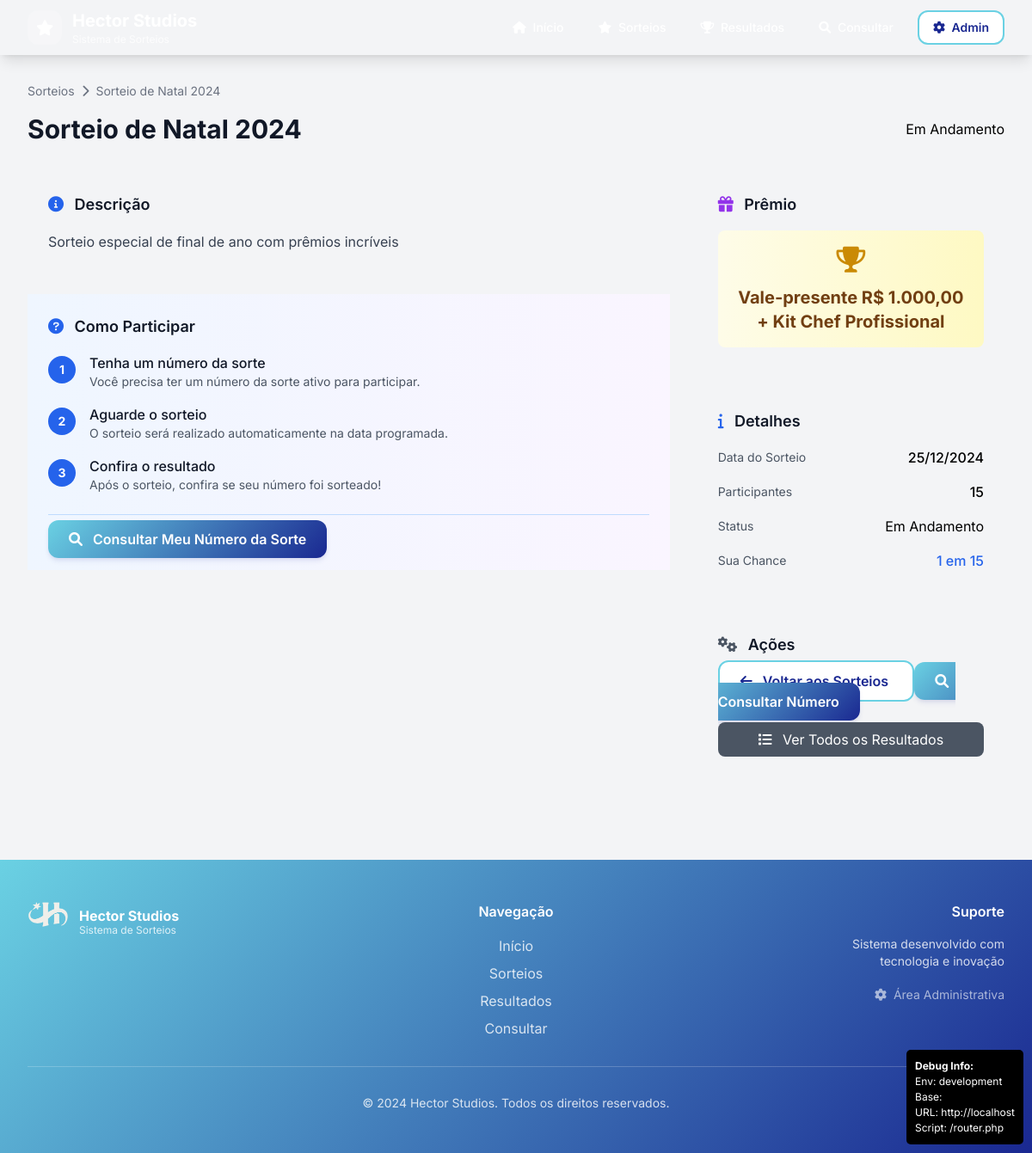
The page /sorteios/1 on the database its author committed.
### tables this page shows
CREATE TABLE IF NOT EXISTS sorteios (
  id                 BIGINT AUTO_INCREMENT PRIMARY KEY,
  titulo             VARCHAR(255) NOT NULL,
  descricao          TEXT,
  data_sorteio       DATE NOT NULL,
  premio             TEXT,
  status             ENUM('agendado', 'realizado', 'cancelado') DEFAULT 'agendado',
  numero_sorteado    INT,
  vencedor_id        BIGINT,
  total_participantes INT DEFAULT 0,
  criado_por         BIGINT,  
  created_at         TIMESTAMP NOT NULL DEFAULT CURRENT_TIMESTAMP,
  updated_at         TIMESTAMP NOT NULL DEFAULT CURRENT_TIMESTAMP ON UPDATE CURRENT_TIMESTAMP,
  FOREIGN KEY (vencedor_id) REFERENCES participantes(id) ON DELETE SET NULL,
  FOREIGN KEY (criado_por) REFERENCES usuarios(id) ON DELETE SET NULL
);

### controllers/PublicController.php (called while the page is built, shortened)
<?php
require_once 'BaseController.php';
class PublicController extends BaseController {
    public function sorteio($id) {
        $sorteio = $this->getSorteioPublico($id);
        $data = [
            'titulo' => $sorteio['titulo'],
            'sorteio' => $sorteio
        ];
        $this->view('sorteio', $data);
    }
    private function getSorteioPublico($id) {
        try {
            $stmt = $this->db->query(
                "SELECT s.*, p.nome as vencedor_nome
                 FROM sorteios s
                 LEFT JOIN participantes p ON s.vencedor_id = p.id
                 WHERE s.id = ? AND s.status IN ('agendado', 'realizado')",
                [$id]
            );
            return $stmt->fetch();
        } catch (Exception $e) {
            return null;
        }
    }
}
?>

### config/database.php (called while the page is built, shortened)
<?php
class Database {
    private static $instance = null;
    private $connection;
    private function __construct() {
        try {
            $dsn = sprintf(
                "mysql:host=%s;port=%s;dbname=%s;charset=utf8mb4",
                $_ENV['DB_HOST'],
                $_ENV['DB_PORT'],
                $_ENV['DB_NAME']
            );
            $this->connection = new PDO($dsn, $_ENV['DB_USER'], $_ENV['DB_PASSWORD'], [
                PDO::ATTR_ERRMODE => PDO::ERRMODE_EXCEPTION,
                PDO::ATTR_DEFAULT_FETCH_MODE => PDO::FETCH_ASSOC,
                PDO::ATTR_EMULATE_PREPARES => false
            ]);
            $this->connection->exec("SET NAMES utf8mb4 COLLATE utf8mb4_unicode_ci");
        } catch (PDOException $e) {
            $errorMsg = "Erro de conexão com o banco MySQL: " . $e->getMessage();
            error_log($errorMsg);
            if (($_ENV['APP_ENV'] ?? 'production') === 'development') {
                $errorMsg .= "\n\nVerifique:\n";
                $errorMsg .= "1. Se o MySQL está rodando\n";
                $errorMsg .= "2. Se o banco '{$_ENV['DB_NAME']}' existe\n";
                $errorMsg .= "3. Se as credenciais estão corretas no arquivo .env\n";
                $errorMsg .= "4. Se a extensão PDO_MYSQL está instalada\n";
            }
            throw new Exception($errorMsg);
        }
    }
    public static function getInstance() {
        if (self::$instance === null) {
            self::$instance = new self();
        }
        return self::$instance;
    }
    public function query($sql, $params = []) {
        try {
            $stmt = $this->connection->prepare($sql);
            $stmt->execute($params);
            return $stmt;
        } catch (PDOException $e) {
            error_log("Database Error: " . $e->getMessage());
            throw $e;
        }
    }
}
function getDB() {
    return Database::getInstance();
}
?>

### views/sorteio.php (the view, shortened to what this page needs)
<div class="mb-8">
    <div class="flex items-center text-sm text-gray-500 mb-4">
        <a href="<?= makeUrl('/sorteios') ?>" class="hover:text-blue-600">Sorteios</a>
        <i class="fas fa-chevron-right mx-2"></i>
        <span><?= htmlspecialchars($sorteio['titulo']) ?></span>
    </div>
    <div class="flex items-center justify-between">
        <h1 class="text-3xl font-bold text-gray-900">
            <?= htmlspecialchars($sorteio['titulo']) ?>
        </h1>
        <span class="badge-hector <?= $sorteio['status'] === 'agendado' ? 'badge-success' : 'badge-info' ?>">
            <?= $sorteio['status'] === 'agendado' ? 'Em Andamento' : 'Finalizado' ?>
        </span>
    </div>
</div>
<div class="grid grid-cols-1 lg:grid-cols-3 gap-8">
    <div class="lg:col-span-2 space-y-6">
        <?php if ($sorteio['descricao']): ?>
            <div class="card-hector p-6">
                <h3 class="text-lg font-semibold text-gray-900 mb-4">
                    <i class="fas fa-info-circle mr-2 text-blue-600"></i>
                    Descrição
                </h3>
                <p class="text-gray-700 leading-relaxed">
                    <?= nl2br(htmlspecialchars($sorteio['descricao'])) ?>
                </p>
            </div>
        <?php endif; ?>
        <?php if ($sorteio['status'] === 'agendado'): ?>
            <div class="card-hector p-6 bg-gradient-to-r from-blue-50 to-purple-50">
                <h3 class="text-lg font-semibold text-gray-900 mb-4">
                    <i class="fas fa-question-circle mr-2 text-blue-600"></i>
                    Como Participar
                </h3>
                <div class="space-y-4">
                    <div class="flex items-start">
                        <div class="w-8 h-8 bg-blue-600 rounded-full flex items-center justify-center mr-4 mt-1">
                            <span class="text-white font-bold text-sm">1</span>
                        </div>
                        <div>
                            <h4 class="font-medium text-gray-900">Tenha um número da sorte</h4>
                            <p class="text-sm text-gray-600">Você precisa ter um número da sorte ativo para participar.</p>
                        </div>
                    </div>
                    <div class="flex items-start">
                        <div class="w-8 h-8 bg-blue-600 rounded-full flex items-center justify-center mr-4 mt-1">
                            <span class="text-white font-bold text-sm">2</span>
                        </div>
                        <div>
                            <h4 class="font-medium text-gray-900">Aguarde o sorteio</h4>
                            <p class="text-sm text-gray-600">O sorteio será realizado automaticamente na data programada.</p>
                        </div>
                    </div>
                    <div class="flex items-start">
                        <div class="w-8 h-8 bg-blue-600 rounded-full flex items-center justify-center mr-4 mt-1">
                            <span class="text-white font-bold text-sm">3</span>
                        </div>
                        <div>
                            <h4 class="font-medium text-gray-900">Confira o resultado</h4>
                            <p class="text-sm text-gray-600">Após o sorteio, confira se seu número foi sorteado!</p>
                        </div>
                    </div>
                </div>
                <div class="mt-6 pt-4 border-t border-blue-200">
                    <a href="<?= makeUrl('/consultar') ?>" class="btn-hector-primary w-full">
                        <i class="fas fa-search mr-2"></i>
                        Consultar Meu Número da Sorte
                    </a>
                </div>
            </div>
        <?php endif; ?>
    </div>
    <div class="space-y-6">
        <div class="card-hector p-6">
            <h3 class="text-lg font-semibold text-gray-900 mb-4">
                <i class="fas fa-gift mr-2 text-purple-600"></i>
                Prêmio
            </h3>
            <div class="bg-gradient-to-r from-yellow-50 to-yellow-100 rounded-lg p-4 text-center">
                <i class="fas fa-trophy text-yellow-600 text-3xl mb-3"></i>
                <p class="text-xl font-bold text-yellow-900">
                    <?= htmlspecialchars($sorteio['premio']) ?>
                </p>
            </div>
        </div>
        <div class="card-hector p-6">
            <h3 class="text-lg font-semibold text-gray-900 mb-4">
                <i class="fas fa-info mr-2 text-blue-600"></i>
                Detalhes
            </h3>
            <div class="space-y-4">
                <div class="flex items-center justify-between">
                    <span class="text-sm text-gray-600">Data do Sorteio</span>
                    <span class="font-medium">
                        <?= date('d/m/Y', strtotime($sorteio['data_sorteio'])) ?>
                    </span>
                </div>
                <div class="flex items-center justify-between">
                    <span class="text-sm text-gray-600">Participantes</span>
                    <span class="font-medium">
                        <?= number_format($sorteio['total_participantes']) ?>
                    </span>
                </div>
                <div class="flex items-center justify-between">
                    <span class="text-sm text-gray-600">Status</span>
                    <span class="badge-hector <?= $sorteio['status'] === 'agendado' ? 'badge-success' : 'badge-info' ?>">
                        <?= $sorteio['status'] === 'agendado' ? 'Em Andamento' : 'Finalizado' ?>
                    </span>
                </div>
                <?php if ($sorteio['status'] === 'agendado'): ?>
                    <div class="flex items-center justify-between">
                        <span class="text-sm text-gray-600">Sua Chance</span>
                        <span class="font-medium text-blue-600">
                            1 em <?= number_format($sorteio['total_participantes']) ?>
                        </span>
                    </div>
                <?php endif; ?>
            </div>
        </div>
        <div class="card-hector p-6">
            <h3 class="text-lg font-semibold text-gray-900 mb-4">
                <i class="fas fa-cogs mr-2 text-gray-600"></i>
                Ações
            </h3>
            <div class="space-y-3">
                <a href="<?= makeUrl('/sorteios') ?>" class="btn-hector-secondary w-full">
                    <i class="fas fa-arrow-left mr-2"></i>
                    Voltar aos Sorteios
                </a>
                <a href="<?= makeUrl('/consultar') ?>" class="btn-hector-primary w-full">
                    <i class="fas fa-search mr-2"></i>
                    Consultar Número
                </a>
                <a href="<?= makeUrl('/resultados') ?>" class="bg-gray-600 hover:bg-gray-700 text-white px-4 py-2 rounded-lg w-full text-center inline-block">
                    <i class="fas fa-list mr-2"></i>
                    Ver Todos os Resultados
                </a>
            </div>
        </div>
    </div>
</div>

### assets/css/hector-theme.css (style rules this page uses)
:root { --papel: #EFEFEA; --celeste: #6AD1E3; --blu: #1A2891; --pink: #E451F5; --crepusculo: linear-gradient(135deg, #6AD1E3 0%, #1A2891 100%); --ceu: #1A2891; --blu-light: #2640E5; --blu-dark: #0D1654; --celeste-light: #8DDBE8; --celeste-dark: #4FB8CC; --pink-light: #F087F7; --pink-dark: #C63DE1; --gray-50: #FAFAF9; --gray-100: #F5F5F0; --gray-200: #E5E5E0; --gray-300: #D4D4CE; --gray-400: #A8A8A0; --gray-500: #737369; --gray-600: #525248; --gray-700: #3A3A33; --gray-800: #262622; --gray-900: #1A1A17; --shadow-sm: 0 1px 2px 0 rgba(26, 40, 145, 0.05); --shadow: 0 1px 3px 0 rgba(26, 40, 145, 0.1), 0 1px 2px 0 rgba(26, 40, 145, 0.06); --shadow-md: 0 4px 6px -1px rgba(26, 40, 145, 0.1), 0 2px 4px -1px rgba(26, 40, 145, 0.06); --shadow-lg: 0 10px 15px -3px rgba(26, 40, 145, 0.1), 0 4px 6px -2px rgba(26, 40, 145, 0.05); --shadow-xl: 0 20px 25px -5px rgba(26, 40, 145, 0.1), 0 10px 10px -5px rgba(26, 40, 145, 0.04); --transition: all 0.3s cubic-bezier(0.4, 0, 0.2, 1); }
body { background-color: var(--papel); font-family: 'Inter', -apple-system, BlinkMacSystemFont, 'Segoe UI', Roboto, sans-serif; }
.btn-hector-primary { background: var(--crepusculo); color: white; padding: 12px 24px; border-radius: 12px; border: none; font-weight: 600; transition: var(--transition); box-shadow: var(--shadow-md); }
.btn-hector-secondary { background: white; color: var(--blu); padding: 12px 24px; border-radius: 12px; border: 2px solid var(--celeste); font-weight: 600; transition: var(--transition); }

### rows shown on the page
sorteios: titulo "Sorteio de Natal 2024", descricao "Sorteio especial de final de ano com prêmios incríveis", premio "Vale-presente R$ 1.000,00 + Kit Chef Profissional", data_sorteio "25/12/2024", total_participantes "15"

### other values the page prints
$config['environment'] "development"
$config['full_base_url'] "http://localhost"
$_SERVER['SCRIPT_NAME'] "/router.php"
